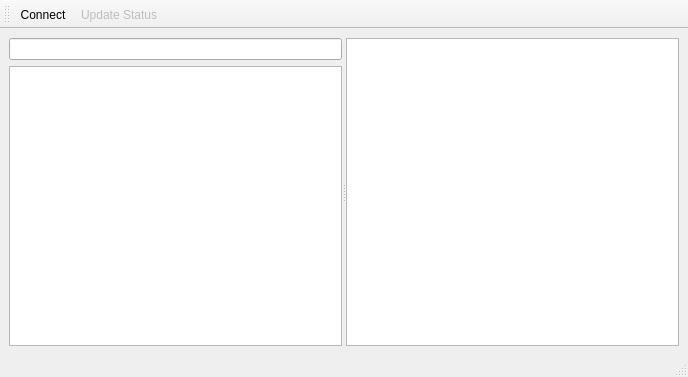
<?xml version="1.0" encoding="UTF-8"?>
<ui version="4.0">
 <class>MainWindow</class>
 <widget class="QMainWindow" name="MainWindow">
  <property name="geometry">
   <rect>
    <x>0</x>
    <y>0</y>
    <width>688</width>
    <height>377</height>
   </rect>
  </property>
  <property name="windowTitle">
   <string>Doremote Test Client</string>
  </property>
  <widget class="QWidget" name="centralwidget">
   <layout class="QGridLayout" name="gridLayout">
    <item row="0" column="0">
     <widget class="QSplitter" name="splitter">
      <property name="sizePolicy">
       <sizepolicy hsizetype="Expanding" vsizetype="Preferred">
        <horstretch>0</horstretch>
        <verstretch>0</verstretch>
       </sizepolicy>
      </property>
      <property name="baseSize">
       <size>
        <width>0</width>
        <height>0</height>
       </size>
      </property>
      <property name="orientation">
       <enum>Qt::Orientation::Horizontal</enum>
      </property>
      <property name="childrenCollapsible">
       <bool>false</bool>
      </property>
      <widget class="QWidget" name="layoutWidget">
       <layout class="QVBoxLayout" name="verticalLayout">
        <item>
         <widget class="FilterDropDownEdit" name="commandEdit"/>
        </item>
        <item>
         <widget class="QPlainTextEdit" name="textOutputArea">
          <property name="undoRedoEnabled">
           <bool>false</bool>
          </property>
          <property name="readOnly">
           <bool>true</bool>
          </property>
         </widget>
        </item>
       </layout>
      </widget>
      <widget class="QTableWidget" name="statusTable">
       <property name="editTriggers">
        <set>QAbstractItemView::EditTrigger::NoEditTriggers</set>
       </property>
       <property name="selectionMode">
        <enum>QAbstractItemView::SelectionMode::SingleSelection</enum>
       </property>
       <property name="selectionBehavior">
        <enum>QAbstractItemView::SelectionBehavior::SelectRows</enum>
       </property>
       <property name="wordWrap">
        <bool>false</bool>
       </property>
       <attribute name="horizontalHeaderVisible">
        <bool>false</bool>
       </attribute>
       <attribute name="verticalHeaderVisible">
        <bool>false</bool>
       </attribute>
      </widget>
     </widget>
    </item>
   </layout>
  </widget>
  <widget class="QStatusBar" name="statusbar"/>
  <widget class="QToolBar" name="toolBar">
   <property name="windowTitle">
    <string>toolBar</string>
   </property>
   <attribute name="toolBarArea">
    <enum>TopToolBarArea</enum>
   </attribute>
   <attribute name="toolBarBreak">
    <bool>false</bool>
   </attribute>
   <addaction name="actionConnect_button"/>
   <addaction name="actionUpdateStatus_button"/>
  </widget>
  <action name="actionConnect_button">
   <property name="checkable">
    <bool>true</bool>
   </property>
   <property name="icon">
    <iconset theme="QIcon::ThemeIcon::MediaPlaybackStart"/>
   </property>
   <property name="text">
    <string>Connect</string>
   </property>
   <property name="toolTip">
    <string>Connect to Dorico</string>
   </property>
   <property name="menuRole">
    <enum>QAction::MenuRole::NoRole</enum>
   </property>
  </action>
  <action name="actionUpdateStatus_button">
   <property name="enabled">
    <bool>false</bool>
   </property>
   <property name="icon">
    <iconset theme="QIcon::ThemeIcon::ViewRefresh"/>
   </property>
   <property name="text">
    <string>Update Status</string>
   </property>
   <property name="toolTip">
    <string>Reload Dorico Status</string>
   </property>
   <property name="menuRole">
    <enum>QAction::MenuRole::NoRole</enum>
   </property>
  </action>
 </widget>
 <customwidgets>
  <customwidget>
   <class>FilterDropDownEdit</class>
   <extends>QLineEdit</extends>
   <header>FilterDropDownEdit.hpp</header>
  </customwidget>
 </customwidgets>
 <resources/>
 <connections/>
</ui>
